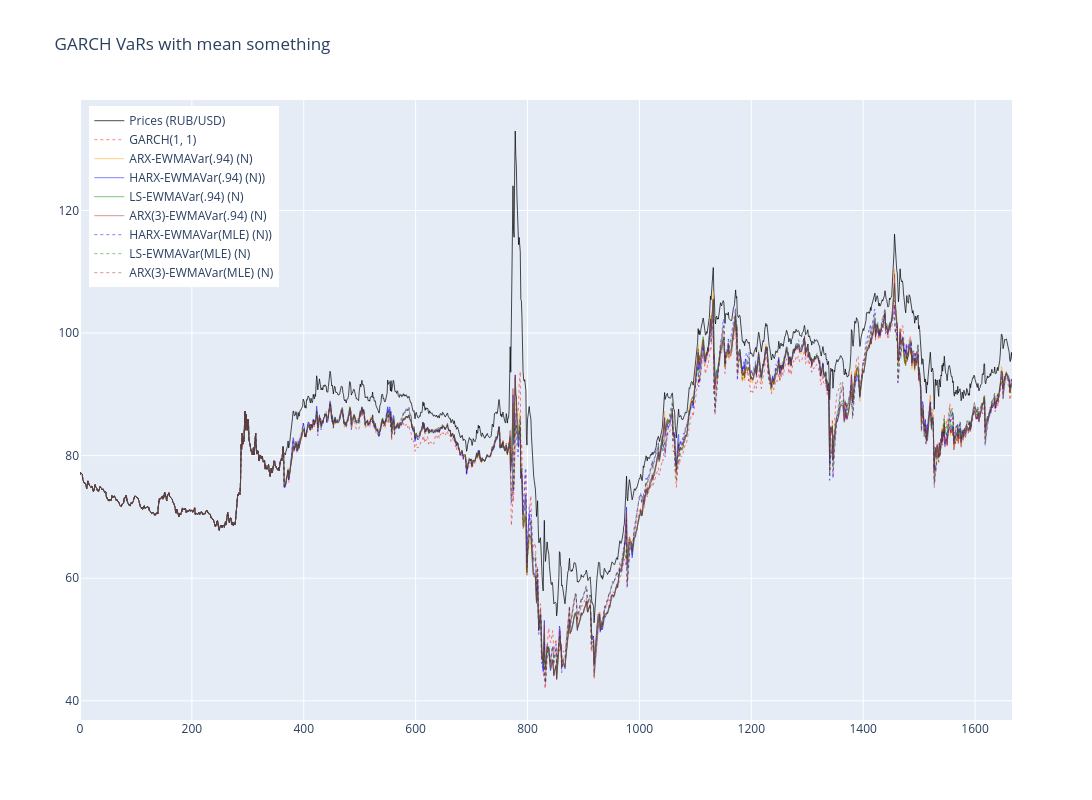

This figure's notebook cell:
### Code cell
# Create figure
fig = go.Figure()

# Add the returns line (scaled)
fig.add_trace(go.Scatter(
    x=np.arange(len(prices_usd)),
    y= prices_usd,
    mode='lines',
    name='Prices (RUB/USD)',
    line=dict(color='black', width=1),
    opacity=0.7
))

# Add GARCH(1,1)
fig.add_trace(go.Scatter(
    x=np.arange(len(prices_usd)),
    y=turn_var_into_real_terms(_norm_vars, prices_usd),
    mode='lines',
    line=dict(color='red', width=0.5, dash='dot'),
    name='GARCH(1, 1)'
))

fig.add_trace(go.Scatter(
    x=np.arange(len(prices_usd)),
    y=turn_var_into_real_terms(_ewmavar_arx_vars, prices_usd),
    mode='lines',
    line=dict(color='orange', width=0.5),
    name='ARX-EWMAVar(.94) (N)'
))


fig.add_trace(go.Scatter(
    x=np.arange(len(prices_usd)),
    y=turn_var_into_real_terms(_ewmavar_harx_vars, prices_usd),
    mode='lines',
    line=dict(color='blue', width=0.5),
    name='HARX-EWMAVar(.94) (N))'
))

fig.add_trace(go.Scatter(
    x=np.arange(len(prices_usd)),
    y=turn_var_into_real_terms(_ewmavar_ls_vars, prices_usd),
    mode='lines',
    line=dict(color='green', width=0.5),
    name='LS-EWMAVar(.94) (N)'
))

fig.add_trace(go.Scatter(
    x=np.arange(len(prices_usd)),
    y=turn_var_into_real_terms(_ewmavar_arx_3_vars, prices_usd),
    mode='lines',
    line=dict(color='brown', width=0.5),
    name='ARX(3)-EWMAVar(.94) (N)'
))

fig.add_trace(go.Scatter(
    x=np.arange(len(prices_usd)),
    y=turn_var_into_real_terms(_ewmavar_mle_harx_vars, prices_usd),
    mode='lines',
    line=dict(color='blue', width=0.5, dash='dot'),
    name='HARX-EWMAVar(MLE) (N))'
))

fig.add_trace(go.Scatter(
    x=np.arange(len(prices_usd)),
    y=turn_var_into_real_terms(_ewmavar_mle_ls_vars, prices_usd),
    mode='lines',
    line=dict(color='green', width=0.5, dash='dot'),
    name='LS-EWMAVar(MLE) (N)'
))

fig.add_trace(go.Scatter(
    x=np.arange(len(prices_usd)),
    y=turn_var_into_real_terms(_ewmavar_mle_arx_3_vars, prices_usd),
    mode='lines',
    line=dict(color='brown', width=0.5, dash='dot'),
    name='ARX(3)-EWMAVar(MLE) (N)'
))

# Update layout
fig.update_layout(
    title=f'GARCH VaRs with mean something',
    width=1200,
    height=800,
    hovermode='x unified',
    legend=dict(
        yanchor="top",
        y=0.99,
        xanchor="left",
        x=0.01
    )
)

fig.show()

### Figure 1 — Plotly figure (JSON) as saved in the notebook; plotly's stock layout.template omitted (floating-point values rounded to 4 significant figures; data arrays with more than 128 entries replaced by an {"elided": "..."} marker saying what was removed)
{"data": [{"line": {"color": "black", "width": 1}, "mode": "lines", "name": "Prices (RUB/USD)", "opacity": 0.7, "type": "scatter", "x": {"elided": "1667 int values"}, "y": {"elided": "1667 float values"}}, {"line": {"color": "red", "dash": "dot", "width": 0.5}, "mode": "lines", "name": "GARCH(1, 1)", "type": "scatter", "x": {"elided": "1667 int values"}, "y": {"elided": "1666 float values"}}, {"line": {"color": "orange", "width": 0.5}, "mode": "lines", "name": "ARX-EWMAVar(.94) (N)", "type": "scatter", "x": {"elided": "1667 int values"}, "y": {"elided": "1666 float values"}}, {"line": {"color": "blue", "width": 0.5}, "mode": "lines", "name": "HARX-EWMAVar(.94) (N))", "type": "scatter", "x": {"elided": "1667 int values"}, "y": {"elided": "1666 float values"}}, {"line": {"color": "green", "width": 0.5}, "mode": "lines", "name": "LS-EWMAVar(.94) (N)", "type": "scatter", "x": {"elided": "1667 int values"}, "y": {"elided": "1666 float values"}}, {"line": {"color": "brown", "width": 0.5}, "mode": "lines", "name": "ARX(3)-EWMAVar(.94) (N)", "type": "scatter", "x": {"elided": "1667 int values"}, "y": {"elided": "1666 float values"}}, {"line": {"color": "blue", "dash": "dot", "width": 0.5}, "mode": "lines", "name": "HARX-EWMAVar(MLE) (N))", "type": "scatter", "x": {"elided": "1667 int values"}, "y": {"elided": "1666 float values"}}, {"line": {"color": "green", "dash": "dot", "width": 0.5}, "mode": "lines", "name": "LS-EWMAVar(MLE) (N)", "type": "scatter", "x": {"elided": "1667 int values"}, "y": {"elided": "1666 float values"}}, {"line": {"color": "brown", "dash": "dot", "width": 0.5}, "mode": "lines", "name": "ARX(3)-EWMAVar(MLE) (N)", "type": "scatter", "x": {"elided": "1667 int values"}, "y": {"elided": "1666 float values"}}], "layout": {"height": 800, "hovermode": "x unified", "legend": {"x": 0.01, "xanchor": "left", "y": 0.99, "yanchor": "top"}, "title": {"text": "GARCH VaRs with mean something"}, "width": 1200}}
